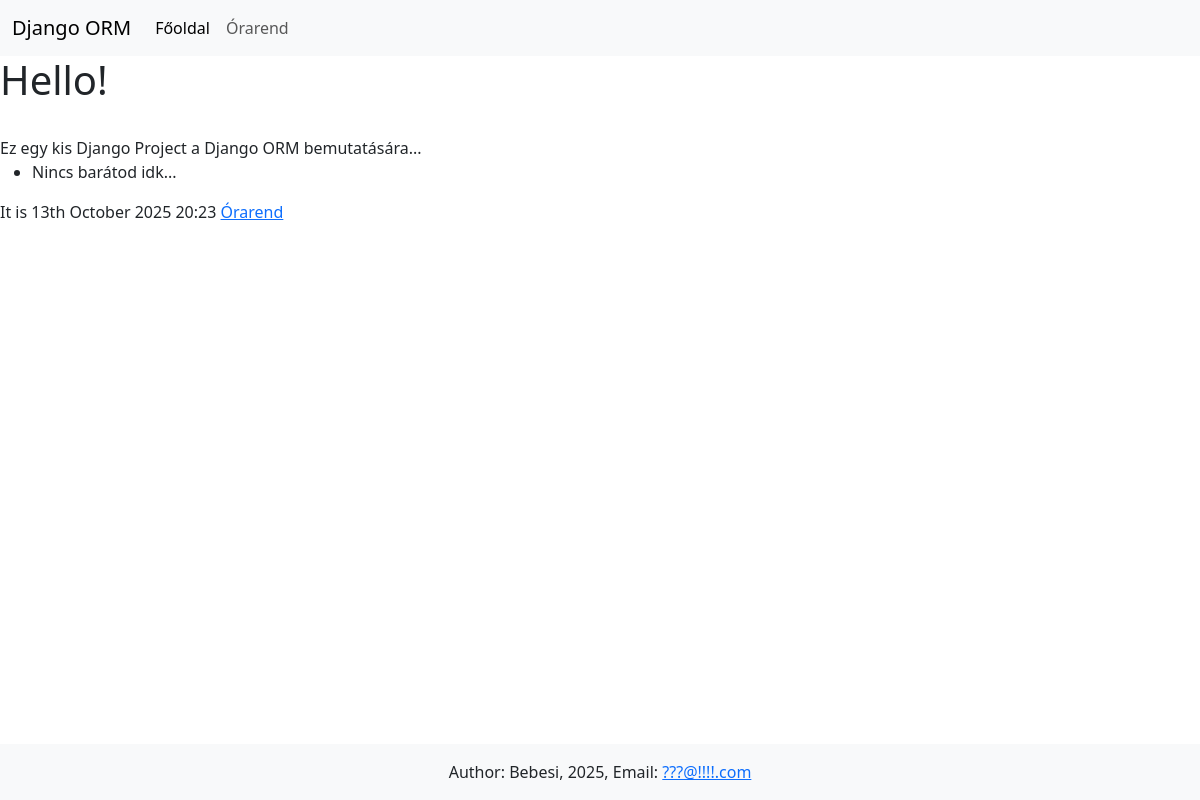
Before: / with the older database file.
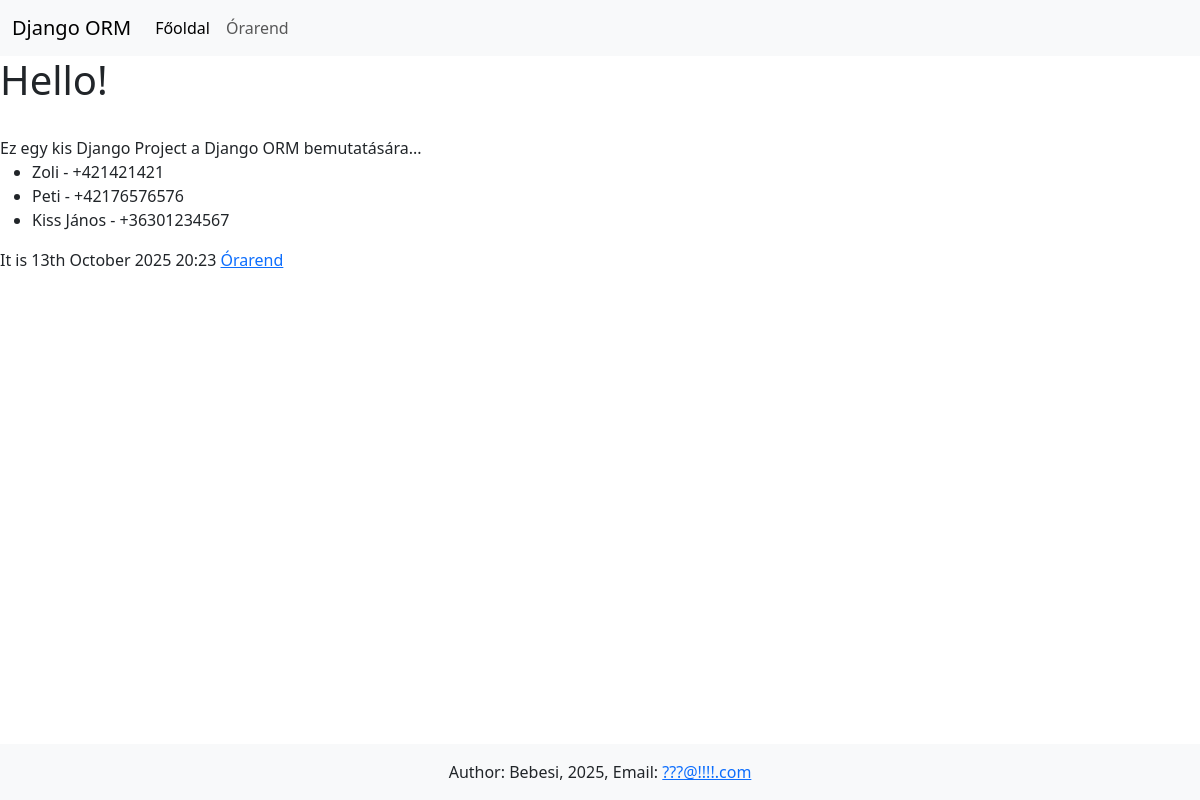
After: the same page with the newer database file.
### main/models.py (models this page shows, shortened)
class BaseModelWithDateStamp(models.Model):
    created_at = models.DateTimeField(default=datetime.now)
    version_number = models.IntegerField(default=0)
    class Meta:
        abstract = True

class Friend(BaseModelWithDateStamp):
    name = models.CharField(
        max_length=100,
        verbose_name="Friend name",
        help_text="Enter your friend's name.",
    )
    phone = models.CharField(
        max_length=20,
        verbose_name="Phone Number",
        help_text="Enter the contact's phone number.",
    )
    class Meta:
        managed = True  # Django kezeli a táblát (létrehozza/módosítja migrációkkal)
        db_table = "main_friend"  # Az adatbázisban használt tábla neve (alapértelmezett helyett)
        verbose_name = "Friend"  # Egyes számú megjelenítendő név (pl. admin felületen)
        verbose_name_plural = "Friends"  # Többes számú megjelenítendő név
        ordering = [
            "id"
        ]  # Alapértelmezett rendezés lekérdezéseknél (itt az id szerint növekvő)
        app_label = "main"  # Ha a modell nincs a szokásos helyen, ezt használja az app azonosítására
        constraints = [
            UniqueConstraint(
                fields=["name", "phone"], name="unique_phone_name_combination"
            )
        ]

### main/views.py (the view)
# urls.py: path("", views.index, name="index"),
def index(request):
    index_context = dict()
    friends = Friend.objects.all()
    index_context["friends"] = friends
    return render(request, "index.html", index_context)

### templates/index.html
{% extends 'base.html' %}
{% load custom_tags %}
{% block content %}
<h1>Hello!</h1>
<br>Ez egy kis Django Project a Django ORM bemutatására...</br>
<ul>
    {% for friend in friends %}
    <li>{{friend.name }} - {{friend.phone}}</li>
    {% empty %}
    <li>Nincs barátod idk...</li>
    {% endfor %}
</ul>
It is {% now "jS F Y H:i" %}
<a href="{% url 'schedule' %}">Órarend</a>
{% endblock %}

### templates/base.html (shortened to what this page needs)
<!DOCTYPE html>
{% load static %}
{% load django_bootstrap5 %}
<html lang="en">
<head>
  <link rel="stylesheet" href="{% static 'css/base.css' %}">
  {% bootstrap_css %}
</head>
<body>
  {% include 'navbar.html' %}
  <div class="page-content">
    {% block content %}{% endblock %}
  </div>
  <footer id="page-footer" class="bg-light text-center py-3">
    Author: Bebesi, 2025, Email: <a href="mailto:????@!!!!.com">???@!!!!.com</a>
  </footer>
</body>
</html>

### templates/navbar.html (shortened to what this page needs)
<nav class="navbar navbar-expand-lg navbar-light bg-light">
    <div class="container-fluid">
      <a class="navbar-brand" href={% url 'index' %}> Django ORM </a>
      <div class="collapse navbar-collapse" id="navbarNav">
        <ul class="navbar-nav">
          <li class="nav-item">
            <a class="nav-link active" aria-current="page" href={% url 'index' %}>Főoldal</a>
          </li>
          <li class="nav-item">
            <a class="nav-link" href={% url 'schedule' %}>Órarend</a>
        </ul>
      </div>
    </div>
  </nav>

### static/css/base.css (style rules this page uses)
html, body { height: 100%; }
body { display: flex; flex-direction: column; }
.page-content { flex: 1; }

Changed rows visible on the page:
added Friend: name "Zoli", phone "+421421421"
added Friend: name "Peti", phone "+42176576576"
added Friend: name "Kiss János", phone "+36301234567"
Other visible differences:
text no longer shown: "Nincs barátod idk..."
